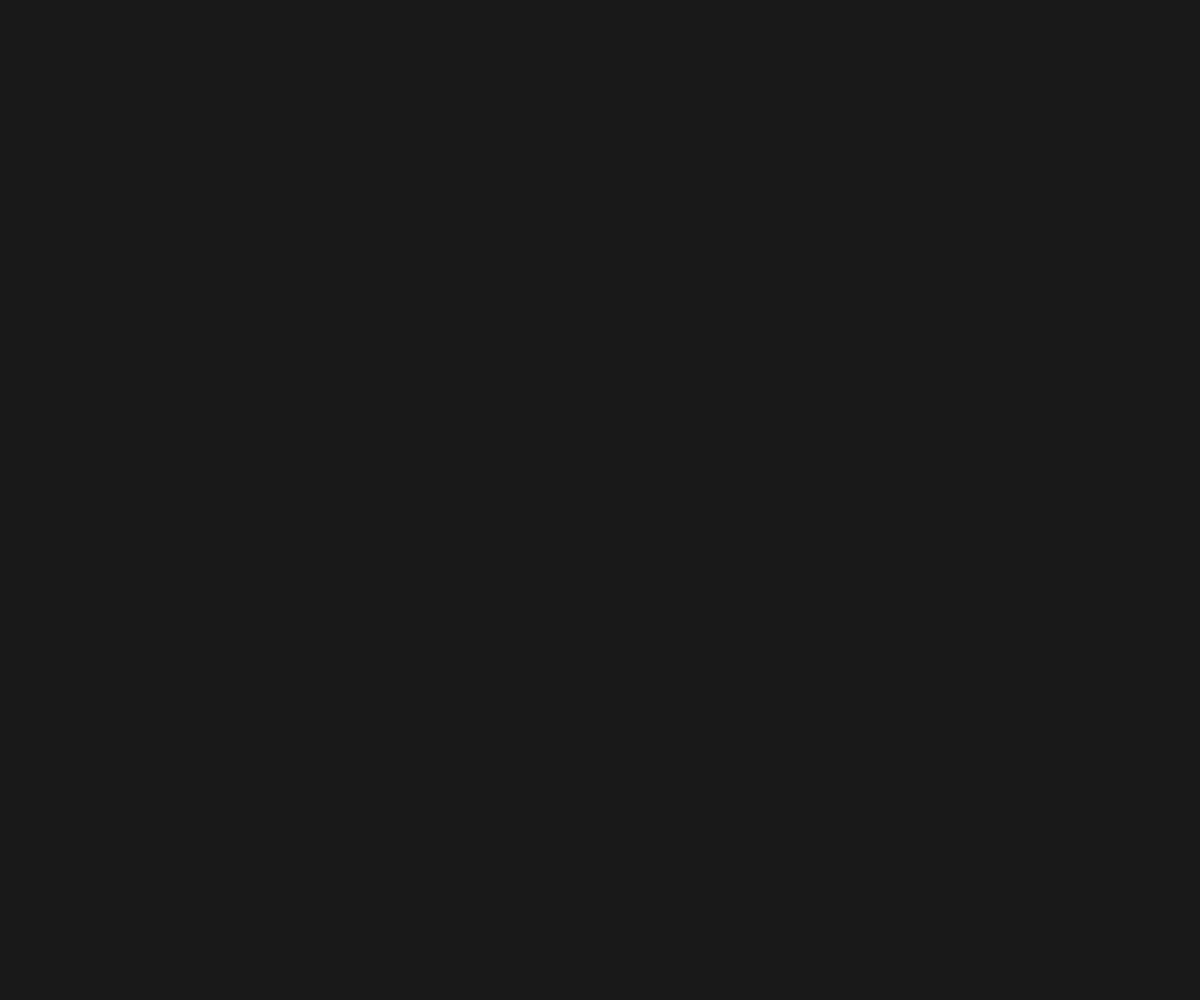
Frame 1 (no input)
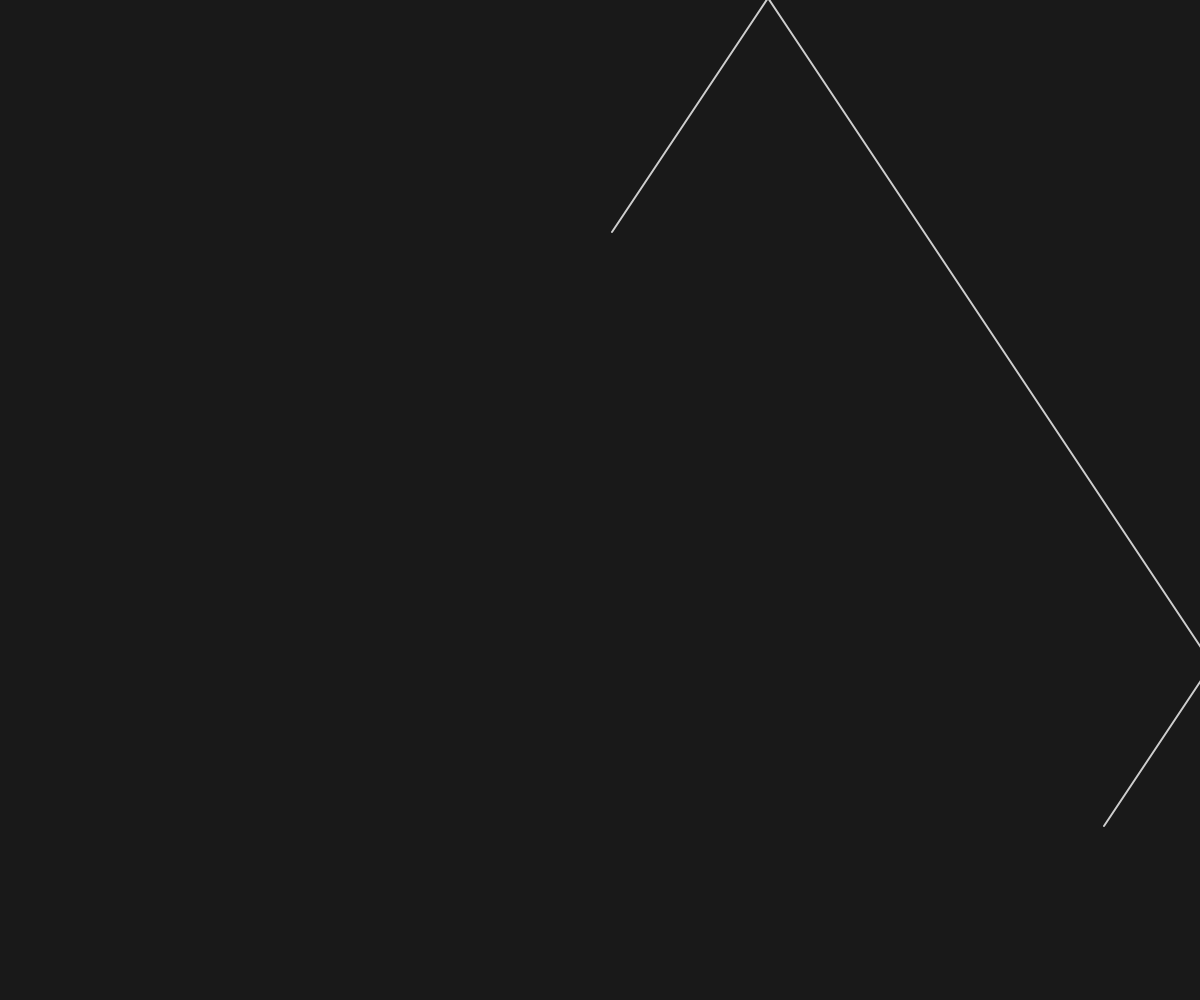
Frame 60 (no input)
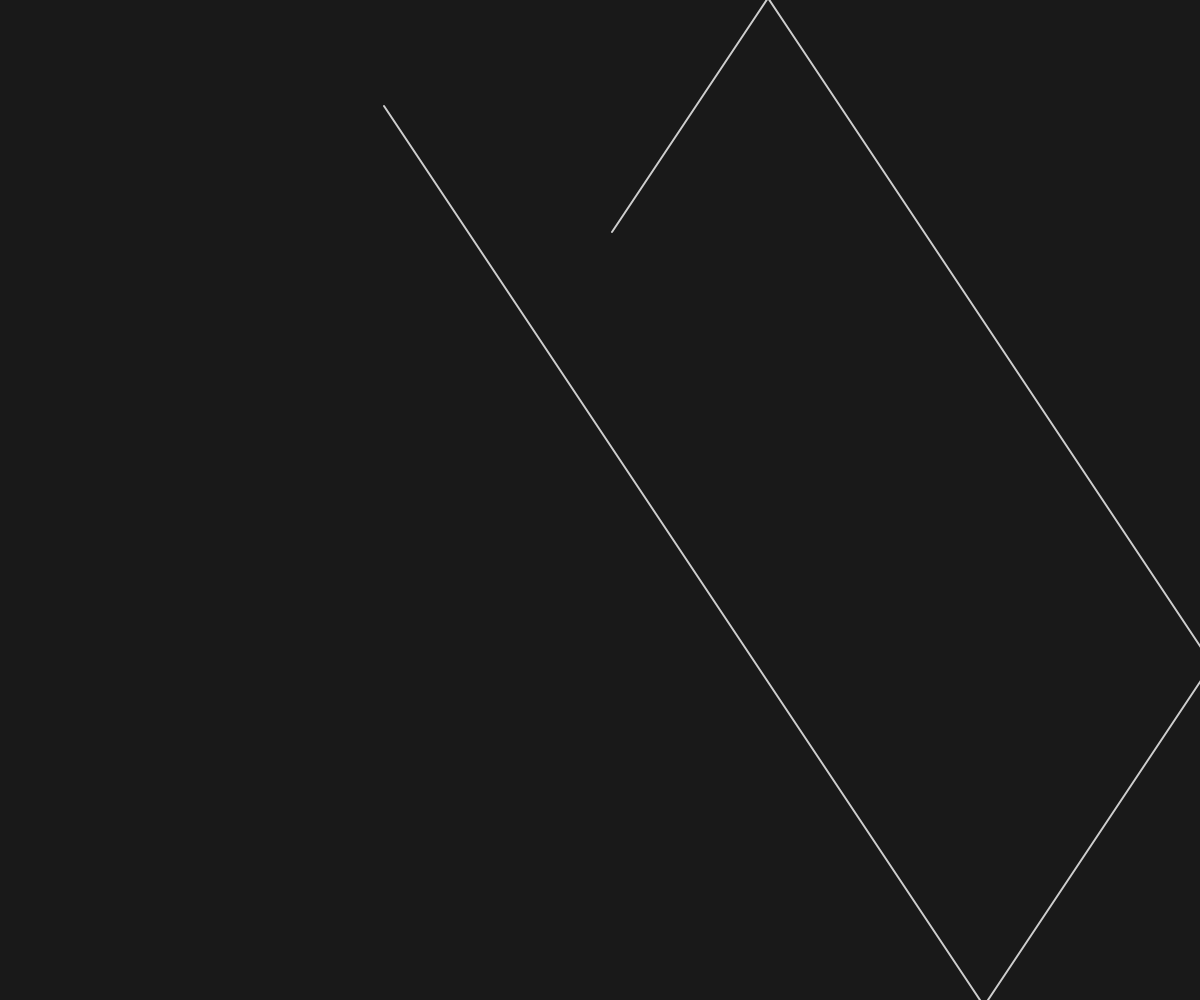
Frame 120 (the mouse pressed at the canvas centre since frame 60)

The p5.js sketch that drew these frames (run headless with seeded random() and noise() and a simulated clock; from frame 60 on, the mouse is pressed at the canvas centre):

// p5.js sketch
// ── sketch.js
var ball;
// var gravity = 0.1;
var savedBalls = [];
var resetBtn;

function setup() {
    createCanvas(windowWidth, windowHeight);
    // resetBtn = createButton("Reset","Reset");
    // resetBtn.position(800, 10);
    // resetBtn.mousePressed(reset);
    // strokeJoin(ROUND)
    reset();
}

function draw() {
    background(25);
    // for(i = 0; i < 5; i++) {

    ball.update();

    // if((frameCount%1) == 0){
        var arr = [];
        arr.push(ball.x);
        arr.push(ball.y);
        savedBalls.unshift(arr);
    // }

    stroke(255, 200);
    strokeWeight(2);
    noFill();// fill(255, 50);
    beginShape();
    for (state of savedBalls) {
        vertex(state[0], state[1]);
    }
    endShape();

    if(savedBalls.length > 500) {
        // for(var i = 0; i < 600; i++) {
            // savedBalls.splice(i, 1);
        // }
        savedBalls.pop();
    }
// }
    // textSize(20);
    // noStroke();
    // fill(255, 255, 0);
    // text("Ball X-Speed: " + (ball.x_speed - (ball.x_speed%1)), 5, 5, 400, 20);
    // text("Ball Y-Speed: " + (ball.y_speed - (ball.y_speed%1)), 400, 5, 400, 20);
    //
    // fill(255, 0, 255);
    // text("Ball X: " + (ball.x - (ball.x%1)), 5, 35, 400, 20);
    // text("Ball Y: " + (ball.y - (ball.y%1)), 400, 35, 400, 20);
    //
    // fill(0, 255, 255);
    // text("No. of Balls Saved: " + savedBalls.length, 5, 65, 1000, 20);

}

function reset() {
    ball = new Ball(width/2, height/4);
    savedBalls = [];
    frameCount = 0;
}

// ── classes.js
class Ball {
    constructor(x, y) {
        this.x = x;
        this.y = y;
        this.r = 20;
        this.x_speed = floor(random(-30, 30));
        this.y_speed = floor(random(-30, 30));
    }

    update() {
        if(this.x < 0 || this.x > width) {
            this.x_speed *= -1;// random(-1.2,-0.8);
        }

        if(this.y < 0 || this.y > height){
            this.y_speed *= -1;// random(-1.2,-0.8);
        }

        this.x += this.x_speed;
        this.y += this.y_speed;
        // this.y_speed += gravity;

        // fill(0);
        // strokeWeight(2);
        // stroke(0);
        // ellipse(this.x,this.y,this.r);
    }
}
